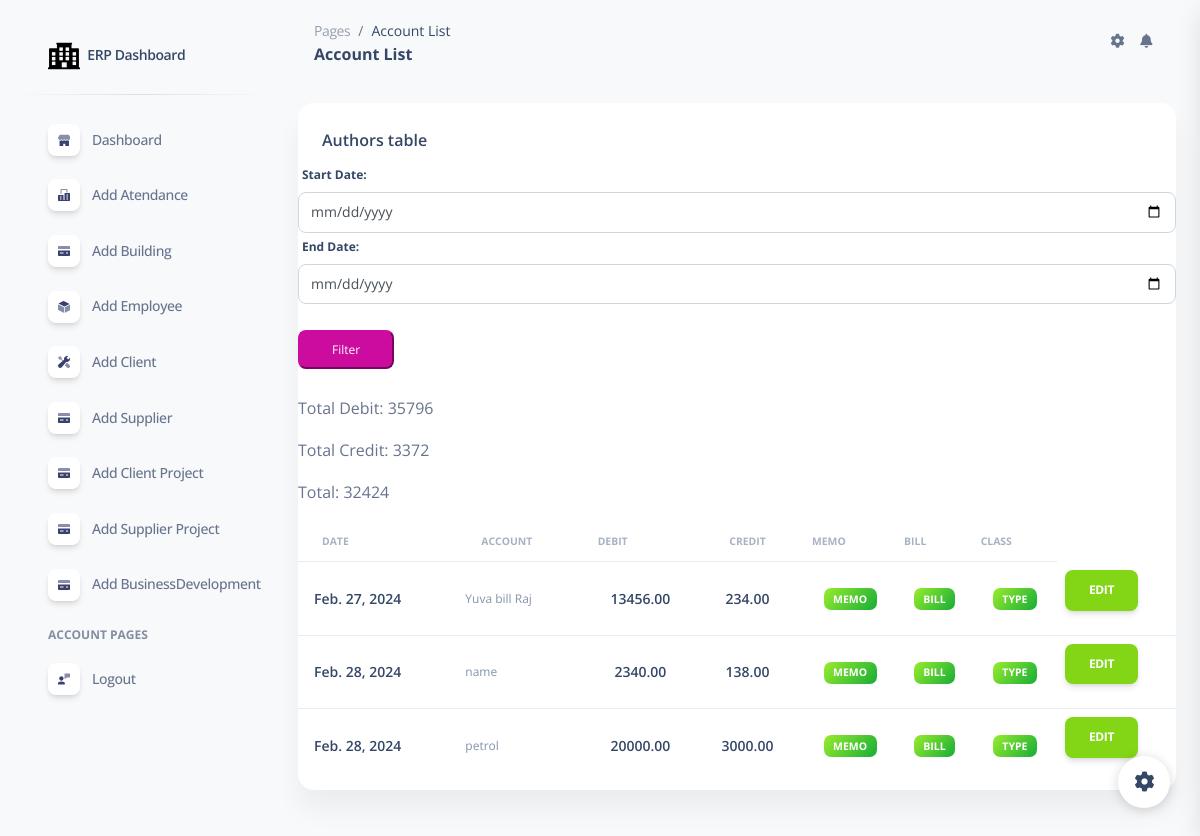
The page /account_list/ on the database its author committed.
### erpapp/models.py (models this page shows, shortened)
class Account(models.Model):
    entry_collection = models.ForeignKey(TallyEntryCollection, on_delete=models.CASCADE, related_name='tallyentry_set')
    name = models.CharField(max_length=255)
    bill = models.CharField(max_length=255)
    class_type = models.CharField(max_length=255)
    deb = models.DecimalField(max_digits=10, decimal_places=2)
    credit = models.DecimalField(max_digits=10, decimal_places=2)
    memo = models.CharField(max_length=255)

class TallyEntryCollection(models.Model):
    collection_date = models.DateField(auto_now_add=True)

### erpapp/views.py (the view)
# urls.py: path('account_list/', account_list, name='account_list'),
def account_list(request):
    if request.method == 'GET':
        start_date_str = request.GET.get('start_date')
        end_date_str = request.GET.get('end_date')
        date_format = '%Y-%m-%d'
        accounts = Account.objects.all()
        if start_date_str and end_date_str:
            start_date = datetime.strptime(start_date_str, date_format)
            end_date = datetime.strptime(end_date_str, date_format)
            accounts = Account.objects.filter(entry_collection__collection_date__range=[start_date, end_date])
    total_debit = accounts.aggregate(Sum('deb'))['deb__sum']
    total_credit = accounts.aggregate(Sum('credit'))['credit__sum']
    total = total_debit - total_credit
    return render(request, 'account_list.html', {'accounts': accounts, 'total_debit': total_debit, 'total_credit': total_credit,'total':total})

### erpapp/templates/account_list.html (shortened to what this page needs)
{% extends 'base.html' %}
{% load static %}
{% block content %}
<!DOCTYPE html>
<html lang="en">
<head>
  <link href="{% static  'css/nucleo-icons.css' %}" rel="stylesheet" />
  <link href="{% static  'css/nucleo-svg.css' %}" rel="stylesheet" />
  <link href="{% static '/css/nucleo-svg.css' %}" rel="stylesheet" />
  <link id="pagestyle" href="{% static 'css/soft-ui-dashboard.css' %}" rel="stylesheet" />
</head>
<body class="g-sidenav-show  bg-gray-100">
  <aside class="sidenav navbar navbar-vertical navbar-expand-xs border-0 border-radius-xl my-3 fixed-start ms-3 " id="sidenav-main">
    <div class="sidenav-header">
      <a class="navbar-brand m-0" href="#" target="_blank">
        <img src="{% static '/img/logo-ct.png' %}" class="navbar-brand-img h-100" alt="main_logo">
        <span class="ms-1 font-weight-bold">ERP Dashboard</span>
      </a>
    </div>
    <hr class="horizontal dark mt-0">
    <div class="collapse navbar-collapse  w-auto  max-height-vh-100 h-100" id="sidenav-collapse-main">
      <ul class="navbar-nav">
        <li class="nav-item">
          <a class="nav-link" href="/">
            <div class="icon icon-shape icon-sm shadow border-radius-md bg-white text-center me-2 d-flex align-items-center justify-content-center">
            </div>
            <span class="nav-link-text ms-1">Dashboard</span>
          </a>
        </li>
        <li class="nav-item">
          <a class="nav-link  " href="/add_attendance">
            <div class="icon icon-shape icon-sm shadow border-radius-md bg-white text-center me-2 d-flex align-items-center justify-content-center">
            </div>
            <span class="nav-link-text ms-1">Add Atendance</span>
          </a>
        </li>
        <li class="nav-item">
          <a class="nav-link  " href="/add_building">
            <div class="icon icon-shape icon-sm shadow border-radius-md bg-white text-center me-2 d-flex align-items-center justify-content-center">
            </div>
            <span class="nav-link-text ms-1">Add Building</span>
          </a>
        </li>
        <li class="nav-item">
          <a class="nav-link  " href="/add_employee">
            <div class="icon icon-shape icon-sm shadow border-radius-md bg-white text-center me-2 d-flex align-items-center justify-content-center">
            </div>
            <span class="nav-link-text ms-1">Add Employee</span>
          </a>
        </li>
        <li class="nav-item">
          <a class="nav-link  " href="/add_client">
            <div class="icon icon-shape icon-sm shadow border-radius-md bg-white text-center me-2 d-flex align-items-center justify-content-center">
            </div>
            <span class="nav-link-text ms-1">Add Client</span>
          </a>
        </li>
        <li class="nav-item">
          <a class="nav-link  " href="/add_supplier">
            <div class="icon icon-shape icon-sm shadow border-radius-md bg-white text-center me-2 d-flex align-items-center justify-content-center">
            </div>
            <span class="nav-link-text ms-1">Add Supplier</span>
          </a>
        </li>
        <li class="nav-item">
          <a class="nav-link  " href="/add_project">
            <div class="icon icon-shape icon-sm shadow border-radius-md bg-white text-center me-2 d-flex align-items-center justify-content-center">
            </div>
            <span class="nav-link-text ms-1">Add Client Project</span>
          </a>
        </li>
        <li class="nav-item">
          <a class="nav-link  " href="/supplierproject/add/">
            <div class="icon icon-shape icon-sm shadow border-radius-md bg-white text-center me-2 d-flex align-items-center justify-content-center">
            </div>
            <span class="nav-link-text ms-1">Add Supplier Project</span>
          </a>
        </li>
        <li class="nav-item">
            <a class="nav-link  " href="/businessdevelopment">
              <div class="icon icon-shape icon-sm shadow border-radius-md bg-white text-center me-2 d-flex align-items-center justify-content-center">
              </div>
              <span class="nav-link-text ms-1">Add BusinessDevelopment</span>
            </a>
          </li>
        <li class="nav-item mt-3">
          <h6 class="ps-4 ms-2 text-uppercase text-xs font-weight-bolder opacity-6">Account pages</h6>
        </li>
        <li class="nav-item">
          <a class="nav-link  " href="{% url 'logout' %}">
            <div class="icon icon-shape icon-sm shadow border-radius-md bg-white text-center me-2 d-flex align-items-center justify-content-center">
            </div>
            <span class="nav-link-text ms-1">Logout</span>
          </a>
        </li>
        </ul>
    </div>
  </aside>
<main class="main-content position-relative max-height-vh-100 h-100 mt-1 border-radius-lg ">
    <nav class="navbar navbar-main navbar-expand-lg px-0 mx-4 shadow-none border-radius-xl" id="navbarBlur" navbar-scroll="true">
      <div class="container-fluid py-1 px-3">
        <nav aria-label="breadcrumb">
          <ol class="breadcrumb bg-transparent mb-0 pb-0 pt-1 px-0 me-sm-6 me-5">
            <li class="breadcrumb-item text-sm"><a class="opacity-5 text-dark" href="javascript:;">Pages</a></li>
            <li class="breadcrumb-item text-sm text-dark active" aria-current="page">Account List</li>
          </ol>
          <h6 class="font-weight-bolder mb-0">Account List</h6>
        </nav>
        <div class="collapse navbar-collapse mt-sm-0 mt-2 me-md-0 me-sm-4" id="navbar">
          <ul class="navbar-nav  justify-content-end">
            <li class="nav-item px-3 d-flex align-items-center">
              <a href="javascript:;" class="nav-link text-body p-0">
                <i class="fa fa-cog fixed-plugin-button-nav cursor-pointer"></i>
              </a>
            </li>
            <li class="nav-item dropdown pe-2 d-flex align-items-center">
              <a href="javascript:;" class="nav-link text-body p-0" id="dropdownMenuButton" data-bs-toggle="dropdown" aria-expanded="false">
                <i class="fa fa-bell cursor-pointer"></i>
              </a>
            </li>
          </ul>
        </div>
      </div>
    </nav>
<div class="container-fluid py-4">
    <div class="row">
      <div class="col-12">
        <div class="card mb-4">
          <div class="card-header pb-0">
            <h6>Authors table</h6>
          </div>
          <div class="card-body px-0 pt-0 pb-2">
            <form method="get" action="{% url 'account_list' %}">
              <label for="start_date">Start Date:</label>
              <input type="date" class="form-control" name="start_date">
              <label for="end_date">End Date:</label>
              <input type="date" class="form-control" name="end_date">
              <br>
              <button class="btn-sm btn-primary" type="submit">Filter</button>
          </form>
            <div class="table-responsive p-0">
              <table class="table align-items-center mb-0">
                <thead>
                  <tr>
                    <th class="text-uppercase text-secondary text-xxs font-weight-bolder opacity-7">Date</th>
                    <th class="text-uppercase text-secondary text-xxs font-weight-bolder opacity-7">Account</th>
                    <th class="text-uppercase text-secondary text-xxs font-weight-bolder opacity-7 ps-2">Debit</th>
                    <th class="text-center text-uppercase text-secondary text-xxs font-weight-bolder opacity-7">Credit</th>
                    <th class="text-uppercase text-secondary text-xxs font-weight-bolder opacity-7 ps-2">Memo</th>
                    <th class="text-uppercase text-secondary text-xxs font-weight-bolder opacity-7 ps-2">Bill</th>
                    <th class="text-uppercase text-secondary text-xxs font-weight-bolder opacity-7 ps-2">Class</th>
                   </tr>
                </thead>
                <tbody>
                    {% for account in accounts %}
                  <tr>
                    <td>
                      <div class="d-flex px-2 py-1">
                        <div class="d-flex flex-column justify-content-center">
                          <h6 class="mb-0 text-sm">{{ account.entry_collection.collection_date }}</h6>
                        </div>
                      </div>
                    </td>
                    <td>
                      <p class="text-xs text-secondary mb-0">{{ account.name }}</p>
                    </td>
                    <td class="align-middle text-center text-sm">
                        <h6 class="mb-0 text-sm">{{ account.deb }}</h6>
                    </td>
                    <td class="align-middle text-center text-sm">
                        <h6 class="mb-0 text-sm">{{ account.credit }}</h6>
                      </td>
                      <td class="align-middle text-center text-sm">
                        <span class="badge badge-sm bg-gradient-success">{{ account.memo }}</span>
                      </td>
                      <td class="align-middle text-center text-sm">
                        <span class="badge badge-sm bg-gradient-success">{{ account.bill }}</span>
                      </td>
                      <td class="align-middle text-center text-sm">
                        <span class="badge badge-sm bg-gradient-success">{{ account.class_type }}</span>
                      </td>
                    <td>
                    <a href="{% url 'edit_account' account.id %}" class="btn btn-success">Edit</a>
                    </td>
                  </tr>
                  {% endfor %}
                  <br>
                  <p>Total Debit: {{ total_debit }}</p>
                  <p>Total Credit: {{ total_credit }}</p>
                  <p>Total: {{ total }}</p>
                </tbody>
              </table>
            </div>
          </div>
        </div>
      </div>
    </div>
{% endblock %}

### erpapp/static/css/nucleo-svg.css (style rules this page uses)
.icon { display: inline-block; color: #111111; height: 1em; width: 1em; }
.icon-sm { height: 0.8em; width: 0.8em; }
.icon { fill: currentColor; stroke: none; }

### rows shown on the page
Account: entry_collection.collection_date "Feb. 27, 2024", name "Yuva bill Raj", deb "13456.00", credit "234.00", memo "MEMO", bill "BILL", class_type "TYPE"
Account: entry_collection.collection_date "Feb. 28, 2024", name "name", deb "2340.00", credit "138.00", memo "MEMO", bill "BILL", class_type "TYPE"
Account: entry_collection.collection_date "Feb. 28, 2024", name "petrol", deb "20000.00", credit "3000.00", memo "MEMO", bill "BILL", class_type "TYPE"

### other values the page prints
{{ total_debit }} "35796"
{{ total_credit }} "3372"
{{ total }} "32424"
